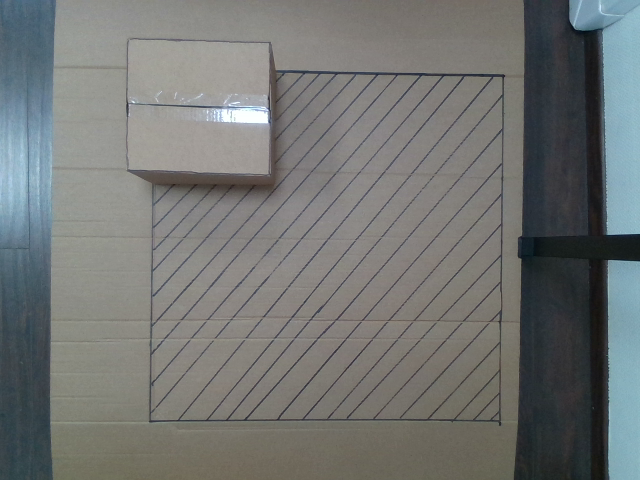
#> input picture 3d20/2_Color.png, 640 x 480 px
$ python canny_expirements.py
#> lines starting #> are read from the running program, lines starting #| are printed output that depends on the picture; after the words box and inside, x2 and y2 are one past the last pixel; in counts of white or black regions, pixels touching at a corner belong together
# [27 lines of commented-out code are left out]

import numpy as np
import cv2
filename = './3d20/2_Color.png'
img = cv2.imread(filename)
#> img is the input picture: shape (480, 640, 3); mean B, G, R 115.5, 117.1, 114.6
gray = cv2.cvtColor(img,cv2.COLOR_BGR2GRAY)
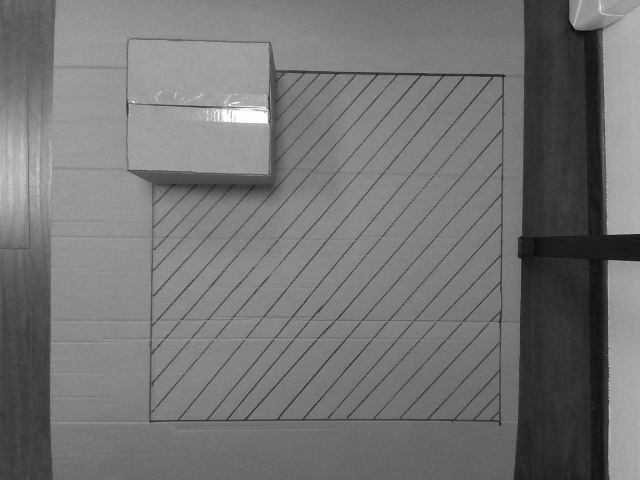
#> gray: shape (480, 640); min 9, max 254, mean 116.1
blurred = cv2.GaussianBlur(gray, (3, 3), 0)
dst = cv2.cornerHarris(blurred,2,3,0.04)
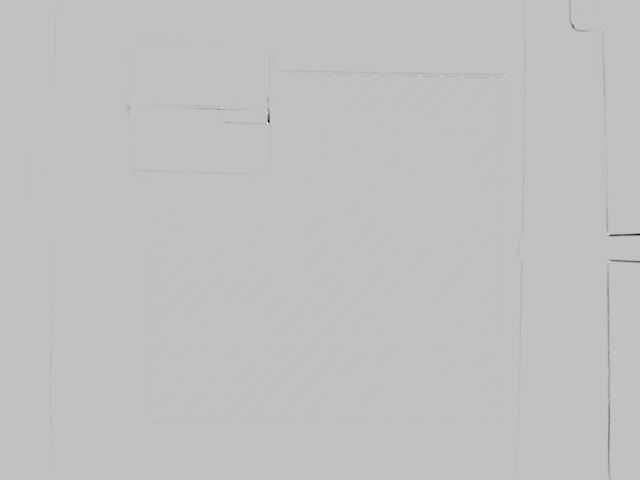
#> dst: shape (480, 640) float32; min -0.00121, max 0.000388, mean -1.35e-06; drawn with min black and max white
#result is dilated for marking the corners, not important
dst = cv2.dilate(dst,None)
# Threshold for an optimal value, it may vary depending on the image.
img[dst>0.01*dst.max()]=[0,0,255]
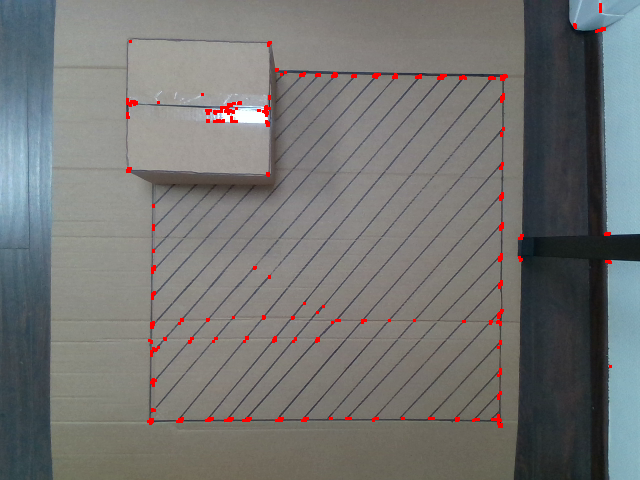
#> img: shape (480, 640, 3); 0.9% of pixels changed, all inside (x1, y1, x2, y2) = (126, 3, 612, 428)
cv2.imshow('dst',img)
if cv2.waitKey(0) & 0xff == 27:
#> (key Esc is pressed here)
    cv2.destroyAllWindows()

$ run again, with 3d20/9_Color.png copied over 3d20/2_Color.png
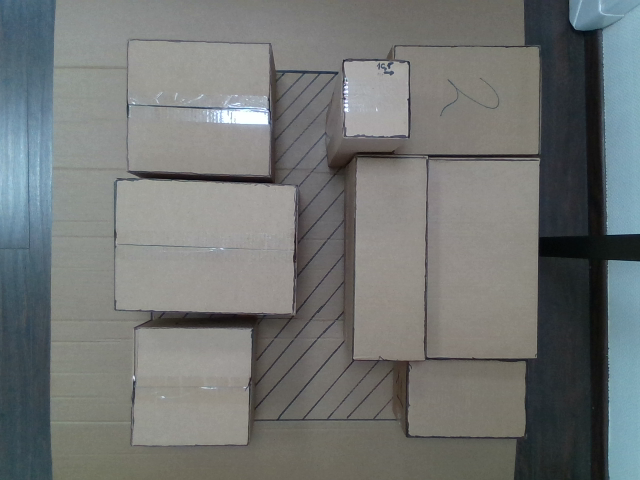
#> input picture 3d20/9_Color.png, 640 x 480 px
#> img is the input picture: shape (480, 640, 3); mean B, G, R 115.8, 116.9, 113.8
#> `dst = cv2.dilate(dst,None)`:
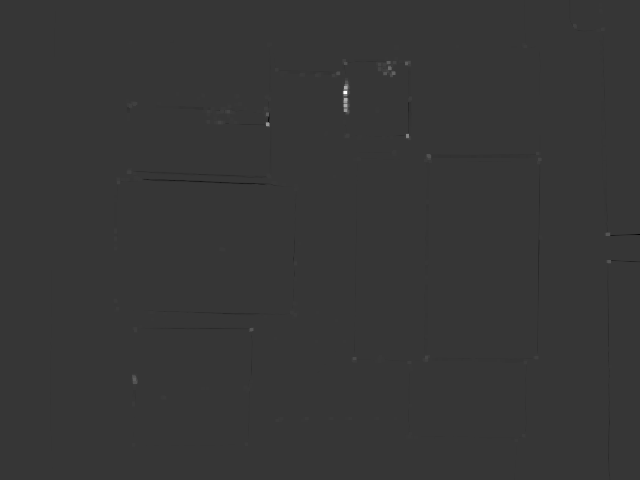
#> dst: shape (480, 640) float32; min -0.00025, max 0.00092, mean 1.65e-07; drawn with min black and max white
#> `img[dst>0.01*dst.max()]=[0,0,255]`:
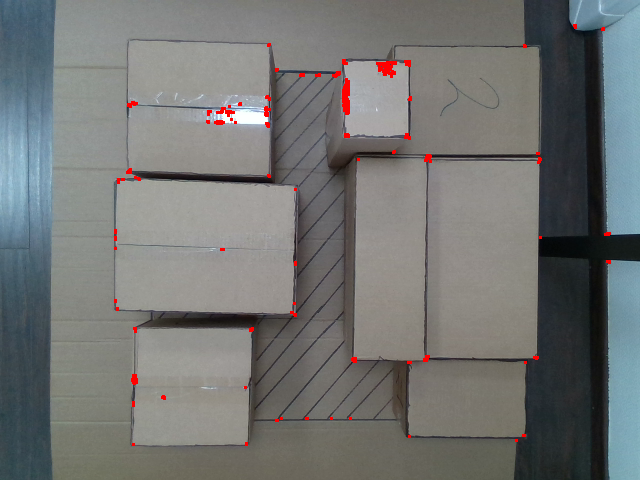
#> img: shape (480, 640, 3); 0.63% of pixels changed, all inside (x1, y1, x2, y2) = (114, 24, 611, 446)
